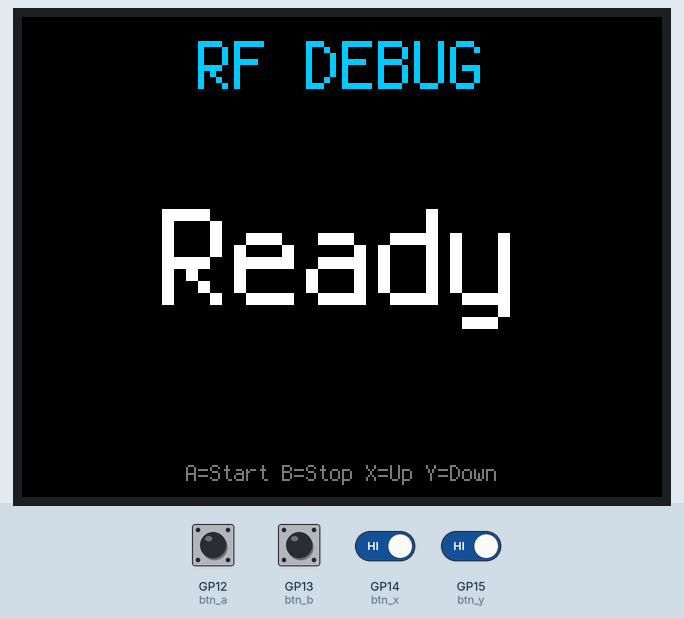
This program was run on a simulated Raspberry Pi Pico running CircuitPython. Shown: 320×240 colour display. The inputs (shaded band) are chosen by the test bench; at power-on: GP12 (btn_a), GP13 (btn_b), GP14 (btn_x), GP15 (btn_y) HIGH. What the program prints to the serial console is not drawn.

Above: at 1.2 s.
1.3 s: GP13 (btn_b) pulled LOW for 0.15 s
At 2.6 s:
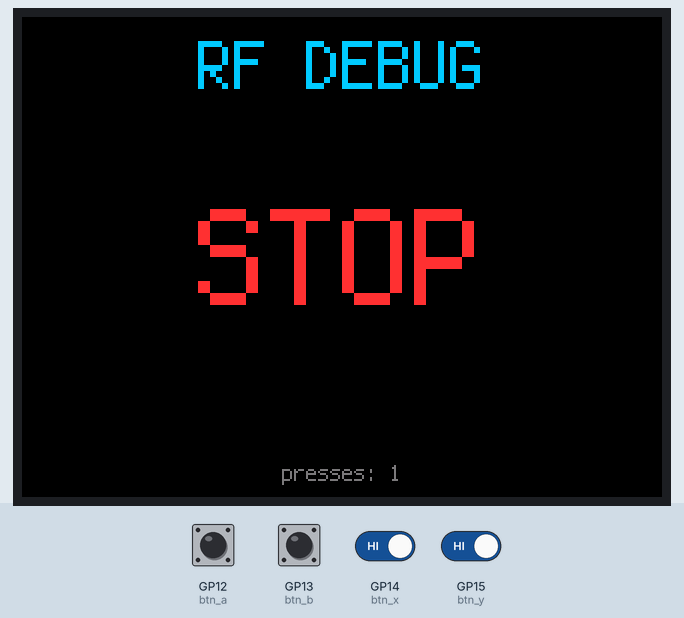
3.2 s: GP12 (btn_a) pulled LOW for 0.15 s
At 4.1 s:
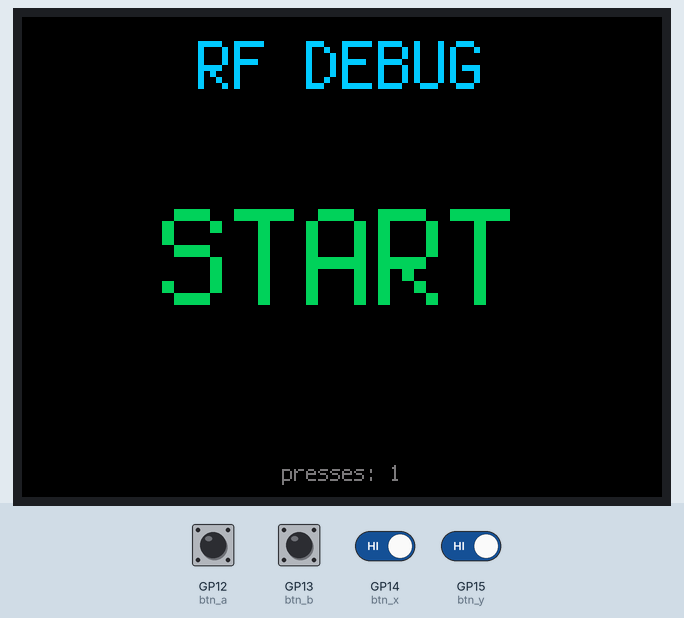
4.8 s: GP14 (btn_x) driven LOW and GP15 (btn_y) driven LOW
7.8 s: GP14 (btn_x) driven HIGH
At 8.83 s:
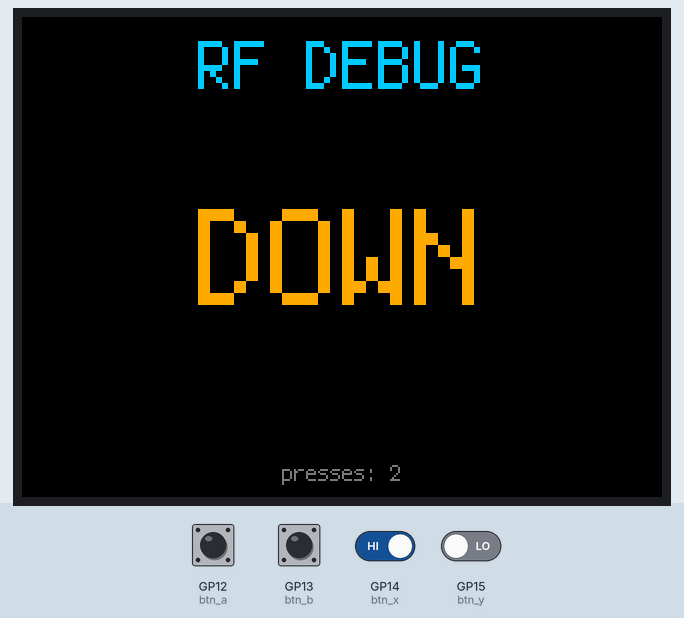
10.5 s: GP14 (btn_x) driven LOW
At 11.8 s:
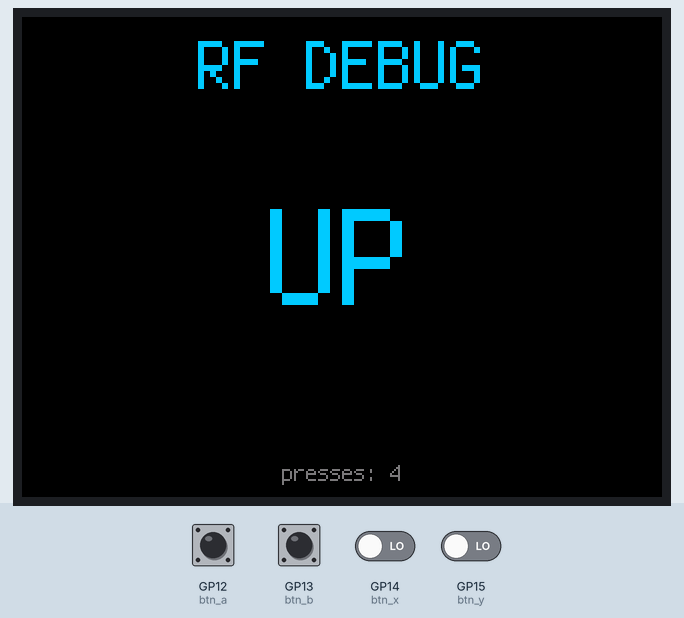
12.4 s: GP12 (btn_a) pulled LOW for 1 s
At 18.3 s:
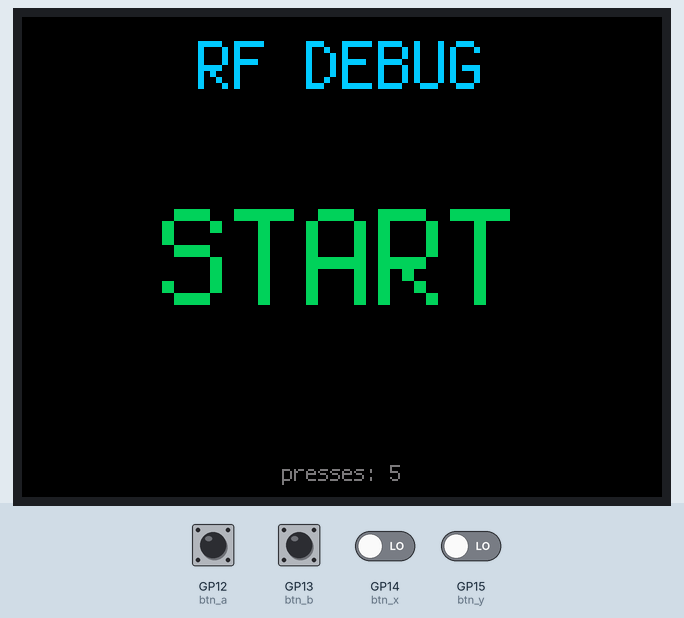
Timing chart, 0 to 19.3 s (numbered marks = the images above; inputs shaded):
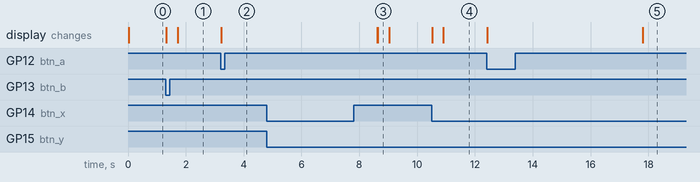

The program:

debug_rf.py
```python
# =============================================================================
# Treadmill Buddy - RF hardware debug tool  (CircuitPython)
# -----------------------------------------------------------------------------
# Standalone check that the STX882 wiring + rf_codes.py timings actually work,
# independent of the full session state machine in code.py.
#
# Buttons (Pico Display Pack):
#   A (top-left)     -> transmit START
#   B (bottom-left)  -> transmit STOP
#   X (top-right)    -> transmit SPEED_UP
#   Y (bottom-right) -> transmit SPEED_DOWN
#
# Each press prints to the serial console and shows the action + a running
# count on the LCD, so you can watch a receiver/scope/the treadmill itself and
# confirm the input was captured and sent.
#
# To use: rename or copy this to code.py on the CIRCUITPY drive (or run it
# from the REPL), instead of the real code.py, while you test the hardware.
# =============================================================================

import time
import board
import busio
import displayio
import terminalio
import digitalio

try:
    from fourwire import FourWire            # CircuitPython 9+
except ImportError:                          # pragma: no cover
    from displayio import FourWire           # older CircuitPython

from adafruit_st7789 import ST7789
from adafruit_display_text import label

import settings
from treadmill import TreadmillController

print("=== Treadmill Buddy: RF debug tool starting ===")

WHITE = 0xFFFFFF
GREY = 0x787878
ACCENT = 0x00C8FF
GREEN = 0x00D25A


def _pin(number):
    return getattr(board, "GP{}".format(number))


class Button:
    """Active-low button with debounced falling-edge detection."""

    def __init__(self, number):
        io = digitalio.DigitalInOut(_pin(number))
        io.direction = digitalio.Direction.INPUT
        io.pull = digitalio.Pull.UP
        self._io = io
        self._last = True
        self._last_t = 0.0

    def pressed(self):
        value = self._io.value
        now = time.monotonic()
        hit = False
        debounce_s = settings.DEBOUNCE_MS / 1000.0
        if (not value) and self._last and (now - self._last_t) > debounce_s:
            hit = True
            self._last_t = now
        self._last = value
        return hit


def build_display():
    displayio.release_displays()
    spi = busio.SPI(clock=_pin(settings.PIN_LCD_SCK), MOSI=_pin(settings.PIN_LCD_MOSI))
    bus = FourWire(spi, command=_pin(settings.PIN_LCD_DC),
                   chip_select=_pin(settings.PIN_LCD_CS))
    display = ST7789(
        bus,
        width=settings.DISPLAY_WIDTH,
        height=settings.DISPLAY_HEIGHT,
        rowstart=settings.DISPLAY_ROWSTART,
        colstart=settings.DISPLAY_COLSTART,
        rotation=settings.DISPLAY_ROTATION,
        backlight_pin=_pin(settings.PIN_LCD_BL),
    )
    try:
        display.brightness = 1.0
    except Exception:
        pass
    return display


def main():
    display = build_display()
    big = display.height >= 160
    scale_title = 3 if big else 2
    scale_body = 6 if big else 3

    root = displayio.Group()
    display.root_group = root

    title = label.Label(terminalio.FONT, text="RF DEBUG", color=ACCENT, scale=scale_title)
    title.anchor_point = (0.5, 0.0)
    title.anchored_position = (display.width // 2, 6)
    root.append(title)

    action_lbl = label.Label(terminalio.FONT, text="Ready", color=WHITE, scale=scale_body)
    action_lbl.anchor_point = (0.5, 0.5)
    action_lbl.anchored_position = (display.width // 2, display.height // 2)
    root.append(action_lbl)

    count_lbl = label.Label(terminalio.FONT, text="A=Start B=Stop X=Up Y=Down",
                            color=GREY, scale=1)
    count_lbl.anchor_point = (0.5, 1.0)
    count_lbl.anchored_position = (display.width // 2, display.height - 6)
    root.append(count_lbl)

    treadmill = TreadmillController()
    btn_a = Button(settings.PIN_BUTTON_A)
    btn_b = Button(settings.PIN_BUTTON_B)
    btn_x = Button(settings.PIN_BUTTON_X)
    btn_y = Button(settings.PIN_BUTTON_Y)

    print("- I/O ready, waiting for button presses")

    presses = 0

    def fire(name, color, action):
        nonlocal presses
        presses += 1
        print("[{}] {} pressed -> transmitting".format(presses, name))
        action_lbl.text = name
        action_lbl.color = color
        action()
        print("[{}] {} sent".format(presses, name))
        count_lbl.text = "presses: {}".format(presses)

    while True:
        if btn_a.pressed():
            fire("START", GREEN, treadmill.start)
        elif btn_b.pressed():
            fire("STOP", 0xFF3030, treadmill.stop)
        elif btn_x.pressed():
            fire("UP", ACCENT, treadmill.press_speed_up)
        elif btn_y.pressed():
            fire("DOWN", 0xFFAA00, treadmill.press_speed_down)

        time.sleep(0.02)


main()
```

settings.py
```python
# =============================================================================
# Treadmill Buddy - settings  (CircuitPython)
# -----------------------------------------------------------------------------
# Everything you might want to tweak lives here. Change these values and the
# rest of the program adapts automatically (plan length, number of bars, etc).
#
# All pin values below are plain GPIO numbers, e.g. 6 means board.GP6.
# =============================================================================

# --- Software identity (shown on the splash screen) --------------------------
APP_NAME = "Treadmill Buddy"
APP_AUTHOR = "Peter Bridger"

# SemVer (https://semver.org): MAJOR.MINOR.PATCH. Bump PATCH for a bug fix,
# MINOR for a backwards-compatible feature, MAJOR for a breaking change - one
# bump per commit that changes behaviour (docs/comment-only commits don't
# need one). Tag the commit that changes this with a matching `vX.Y.Z` git
# tag.
APP_VERSION = "1.1.0"

# --- Session plan ------------------------------------------------------------
SESSION_DURATION_MIN = 60        # default length of a session, minutes
SPEED_CHANGE_INTERVAL_MIN = 5 # speed is re-evaluated every this many minutes
SPEED_STEP_KPH = 0.5             # speed goes up/down by this each interval
MIN_SPEED_KPH = 2.0              # never go below this
MAX_SPEED_KPH = 3.5              # never go above this
START_SPEED_KPH = 2.0            # speed for the first segment of the plan

# --- Planning-screen adjustments (buttons X / Y / B) --------------------------
# On the planning screen X raises and Y lowers whichever field B has selected:
#   TIME      -> session length, in TIME_STEP_MIN steps
#   INTENSITY -> adds SPEED_STEP_KPH to the plan (X) or takes it away again (Y),
#                one segment at a time: X lifts the slowest segment, Y drops the
#                fastest, so one press = +/- SPEED_STEP_KPH across the whole
#                session and you can see exactly which bar moved. The random
#                walk underneath is untouched, so the profile's shape stays put
#                while you tune. Limits come from MIN/MAX_SPEED_KPH: at the top
#                every segment sits at MAX_SPEED_KPH, at the bottom every
#                segment sits at MIN_SPEED_KPH.
TIME_STEP_MIN = 5
MIN_SESSION_DURATION_MIN = 5
MAX_SESSION_DURATION_MIN = 120

# Plan generation:
#   True  -> a fresh random "walk" each session (+/- SPEED_STEP each interval,
#            clamped to MIN/MAX). Every session looks different.
#   False -> a fixed, repeatable zig-zag pattern.
RANDOM_PLAN = True

# --- Treadmill remote interface (STX882 315/433MHz OOK RF transmitter) ------
# GP27 drives the transmitter's DATA pin directly: HIGH keys the RF carrier,
# LOW keys it off. Captured button codes (mark/space timings in microseconds)
# live in rf_codes.py - re-capture and replace those if you wire up a
# different treadmill/remote.
# NOTE: on the 2.8" Display Pack, GP27 is also the RGB LED's green channel
# (see USE_RGB_LED below) - leave USE_RGB_LED off if you use that pack, or
# move PIN_RF_TX to a free pin.
PIN_RF_TX = 27                    # STX882 DATA pin

# How many back-to-back copies of a code to send per "press", all in one
# continuous burst. The receiver fires its action once per decoded frame, not
# once per burst, so this behaves like "how long you hold the button" - too
# few and a press gets missed (decoder doesn't lock in time), too many and a
# single tap fires several times over. Tune it with debug_rf.py: hold at the
# lowest value that never misses a press.
RF_REPEATS = 6
BUTTON_GAP_MS = 150              # pause between consecutive presses

# How much one press of the remote's speed +/- button changes the belt speed.
# Most treadmills step by 0.1 km/h per press. To achieve SPEED_STEP_KPH (0.5)
# the program will issue SPEED_STEP_KPH / this = 5 presses. Set to match yours.
TREADMILL_SPEED_PER_PRESS_KPH = 0.1

# Speed the treadmill settles at immediately after the START button is pressed.
# The program ramps up from here to the first planned speed. Set to match yours.
TREADMILL_START_SPEED_KPH = 0.5

# Seconds between sending START and the belt actually moving - most treadmills
# show an on-screen countdown first. start() blocks for this long before any
# speed +/- presses are sent, so they don't get sent (and ignored) mid-countdown.
# Set to match yours.
TREADMILL_START_DELAY_S = 5

# When paused, should the belt physically stop?
#   True  -> press STOP on pause, and on resume press START then ramp the belt
#            back up to the current segment's speed. (Recommended / safest.)
#   False -> leave the belt running; only the program's timer pauses.
PAUSE_STOPS_BELT = True

# --- Pico Display Pack LCD (ST7789) ------------------------------------------
# SPI/control pins are the same across all the Display Packs.
PIN_LCD_SCK = 18
PIN_LCD_MOSI = 19
PIN_LCD_CS = 17
PIN_LCD_DC = 16
PIN_LCD_BL = 20                  # backlight

# Which physical Display Pack you have wired up. Change this one value to
# switch panels - geometry and the on-board LED pins below derive from it
# automatically, and ui.py already adapts its whole layout to the resulting
# DISPLAY_WIDTH/HEIGHT (see UI._layout's `big` flag).
#   "2.8"  -> 320x240 Pico Display Pack 2.0" / 2.8"
#   "1.14" -> 240x135 Pico Display Pack (original)
DISPLAY_MODEL = "2.8" # "1.14"

_DISPLAY_PROFILES = {
    "2.8": dict(width=320, height=240, rowstart=0, colstart=0, rotation=270,
                led_r=26, led_g=27, led_b=28),
    "1.14": dict(width=240, height=135, rowstart=40, colstart=53, rotation=270,
                 led_r=6, led_g=7, led_b=8),
}
_display = _DISPLAY_PROFILES[DISPLAY_MODEL]

DISPLAY_WIDTH = _display["width"]
DISPLAY_HEIGHT = _display["height"]
DISPLAY_ROWSTART = _display["rowstart"]
DISPLAY_COLSTART = _display["colstart"]
DISPLAY_ROTATION = _display["rotation"]

# --- Pico Display Pack buttons (active-low, internal pull-up) -----------------
# Physical layout on the 2.8" pack:  A = top-left, B = bottom-left,
#                                    X = top-right, Y = bottom-right.
PIN_BUTTON_A = 12                # top-left    -> Play / Pause / Resume
PIN_BUTTON_B = 13                # bottom-left -> planning: swap TIME/INTENSITY
PIN_BUTTON_X = 14                # top-right   -> Stop; planning: increase
PIN_BUTTON_Y = 15                # bottom-right -> planning: decrease
DEBOUNCE_MS = 40

# --- On-board RGB LED --------------------------------------------------------
# Status-LED feature is off for now. Pin numbers below follow DISPLAY_MODEL
# automatically (2.8" pack: GP26/27/28, 1.14" pack: GP6/7/8). The 2.8" pack's
# green channel (GP27) clashes with PIN_RF_TX above - keep this off, or move
# PIN_RF_TX, if you enable it on that pack.
USE_RGB_LED = False
PIN_LED_R = _display["led_r"]
PIN_LED_G = _display["led_g"]
PIN_LED_B = _display["led_b"]
LED_COMMON_ANODE = True
LED_BRIGHTNESS = 0.5             # 0.0 - 1.0 scaling applied to LED colours

# --- Screen timings ----------------------------------------------------------
SPLASH_DURATION_S = 2            # state 1
COMPLETED_DURATION_S = 30        # state 5, then back to planning

# How long the full-screen speed-change triangle is shown for when a session
# crosses into a segment with a different target speed.
SPEED_CHANGE_ALERT_S = 4

# --- Derived values (leave these alone) --------------------------------------
# The segment count for the *current* session lives on plan.SessionConfig
# (session length is adjustable at runtime); this is the worst case, which
# ui.py uses to build its bars up front, hiding the ones a shorter session
# doesn't need.
#
# int(...) here (rather than relying on `//` alone) keeps this a whole number
# even when SPEED_CHANGE_INTERVAL_MIN is a fraction of a minute (e.g. 0.25 for
# 15s segments during quick bench tests) - plain `//` between an int and a
# float returns a float in Python 3, which breaks range()/list-length uses.
MAX_NUM_SEGMENTS = int(MAX_SESSION_DURATION_MIN // SPEED_CHANGE_INTERVAL_MIN)
```

treadmill.py
```python
# =============================================================================
# Treadmill remote control via an STX882 315/433MHz OOK RF transmitter
# -----------------------------------------------------------------------------
# GP27 drives the transmitter's DATA pin. Each button on the treadmill's own
# remote was captured as a mark/space timing list (microseconds, EV1527-style
# - see rf_codes.py); replaying that list re-creates the same OOK envelope
# the remote would have sent.
#
# Transmission uses pulseio.PulseOut (hardware-timed via the RP2040's PIO/PWM)
# rather than a software bit-bang loop - a busy-wait loop's jitter is enough
# to make the treadmill's EV1527 decoder miss frames. duty_cycle=65535 makes
# each "on" pulse solid HIGH (no actual carrier modulation), which is what an
# ASK transmitter's DATA pin wants. Each press sends one continuous burst of
# RF_REPEATS back-to-back copies of the code, led by a sync gap so the first
# copy locks in. The receiver fires once per decoded frame, so RF_REPEATS is
# effectively "how long the button is held" - see the tuning note next to it
# in settings.py.
#
# This is an OPEN-LOOP controller: it has no feedback from the treadmill, so
# it tracks an *assumed* current speed and issues the right number of +/-
# presses to reach a target.
# =============================================================================

import time
import array
import board
import digitalio
import pulseio

import settings
from rf_codes import SPEED_UP, SPEED_DOWN, START, STOP, LEAD_SYNC


def _pin(number):
    return getattr(board, "GP{}".format(number))


class TreadmillController:
    def __init__(self):
        self._tx_pin = _pin(settings.PIN_RF_TX)

        # Idle the DATA pin driven low between bursts. pulseio.PulseOut only
        # owns the pin while a burst is in flight; deinit() otherwise leaves it
        # floating, and a floating input can pick up ambient noise that keys
        # the STX882 at random - which the treadmill's receiver sees as
        # constant interference even though we're not actually transmitting.
        self._idle = digitalio.DigitalInOut(self._tx_pin)
        self._idle.switch_to_output(value=False)

        self.current_speed = 0.0     # our best guess at the belt speed (km/h)
        self.running = False

    # -- low level ------------------------------------------------------------
    def _send(self, timings):
        """Burst RF_REPEATS copies of one captured code out the TX pin."""
        seq = list(LEAD_SYNC) + list(timings) * settings.RF_REPEATS
        if len(seq) % 2 == 1:
            seq.append(LEAD_SYNC[-1])    # must end on an OFF gap
        burst = array.array("H", seq)

        self._idle.deinit()           # release the pin so PulseOut can drive it
        tx = pulseio.PulseOut(self._tx_pin, frequency=100_000, duty_cycle=65535)
        try:
            tx.send(burst)                # blocks until the whole burst is out
        finally:
            tx.deinit()
        self._idle = digitalio.DigitalInOut(self._tx_pin)
        self._idle.switch_to_output(value=False)   # back to idle-low

    def _press(self, timings, times=1):
        """Transmit a button's code `times` times, like tapping it repeatedly."""
        gap = settings.BUTTON_GAP_MS / 1000.0
        for _ in range(times):
            self._send(timings)
            time.sleep(gap)

    # -- high level -----------------------------------------------------------
    def start(self):
        self._press(START)
        time.sleep(settings.TREADMILL_START_DELAY_S)   # wait out the belt's own countdown
        self.current_speed = settings.TREADMILL_START_SPEED_KPH
        self.running = True

    def stop(self):
        self._press(STOP)
        self.current_speed = 0.0
        self.running = False

    def press_speed_up(self):
        """Transmit one raw SPEED_UP code, ignoring the assumed-speed tracker.

        For hardware testing (see debug_rf.py) - set_speed() below is what the
        real session logic uses.
        """
        self._press(SPEED_UP)

    def press_speed_down(self):
        """Transmit one raw SPEED_DOWN code, ignoring the assumed-speed tracker."""
        self._press(SPEED_DOWN)

    def set_speed(self, target):
        """Ramp the belt from the assumed current speed to `target` km/h."""
        target = round(target, 1)
        delta = round(target - self.current_speed, 1)
        step = settings.TREADMILL_SPEED_PER_PRESS_KPH
        presses = int(round(abs(delta) / step)) if step > 0 else 0

        if presses == 0:
            return

        self._press(SPEED_UP if delta > 0 else SPEED_DOWN, presses)
        self.current_speed = target
```

Source omitted: rf_codes.py (data table, 1896 bytes)

Measured:
- after the input at 1.3 s, the display: first changes at once (image 1 shows a later state)
- after the input at 3.2 s, the display: changes at once (image 2)
- after the input at 4.8 s, every drawn part: stays the same
- after the input at 10.5 s, the display: first changes at once (image 4 shows a later state)
- after the input at 12.4 s, the display: first changes at once (image 5 shows a later state)
